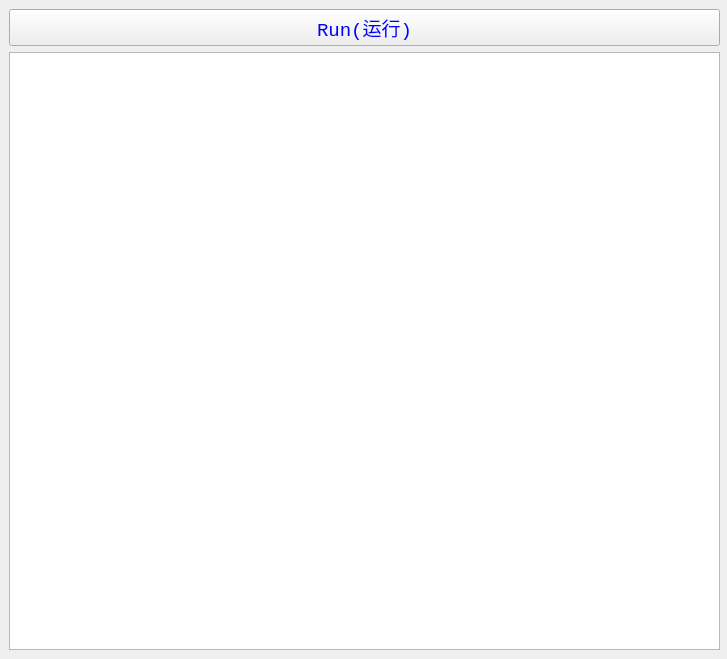
<?xml version="1.0" encoding="UTF-8"?>
<ui version="4.0">
 <class>MainWindow</class>
 <widget class="QMainWindow" name="MainWindow">
  <property name="geometry">
   <rect>
    <x>0</x>
    <y>0</y>
    <width>727</width>
    <height>659</height>
   </rect>
  </property>
  <property name="windowTitle">
   <string>python script</string>
  </property>
  <widget class="QWidget" name="centralwidget">
   <widget class="QWidget" name="verticalLayoutWidget">
    <property name="geometry">
     <rect>
      <x>9</x>
      <y>9</y>
      <width>711</width>
      <height>641</height>
     </rect>
    </property>
    <layout class="QVBoxLayout" name="verticalLayout">
     <item>
      <widget class="QPushButton" name="pushButton">
       <property name="font">
        <font>
         <family>Consolas</family>
         <pointsize>14</pointsize>
        </font>
       </property>
       <property name="styleSheet">
        <string notr="true">color:blue</string>
       </property>
       <property name="text">
        <string>Run(运行)</string>
       </property>
      </widget>
     </item>
     <item>
      <widget class="QTextEdit" name="textEdit">
       <property name="font">
        <font>
         <family>Consolas</family>
         <pointsize>22</pointsize>
        </font>
       </property>
       <property name="styleSheet">
        <string notr="true">color:blue</string>
       </property>
      </widget>
     </item>
    </layout>
   </widget>
  </widget>
 </widget>
 <resources/>
 <connections/>
</ui>
